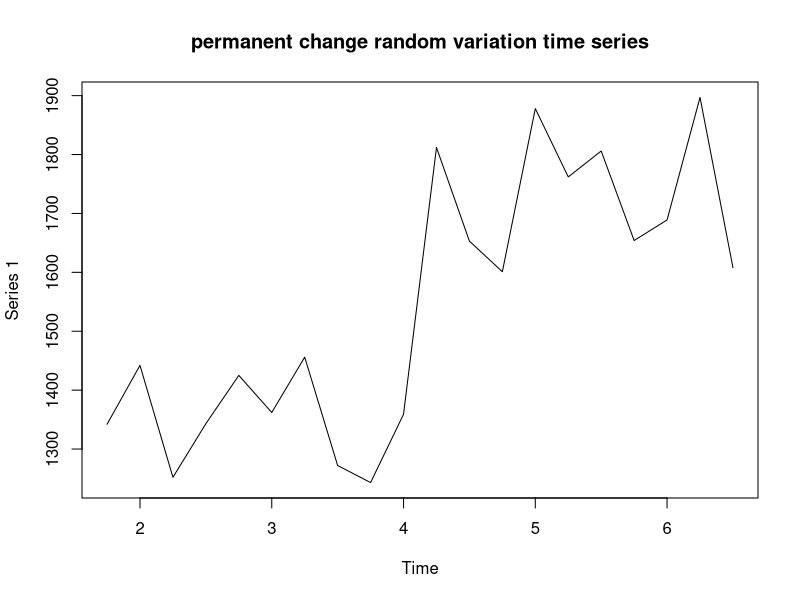

The R source for this figure:

#-----------------------------------------------
#  file_name : ts-01.r                                  
#  theme :  
#  start : 2020, 04
#  last_uodate :
#  kw    : permanent change random                                      
#  from  :                                       
#  ref   :                                       
#------------------------------------------------


aA1=matrix( c(1342,1442,1252,1343,
	     1425,1362,1456,1272,
	     1243,1359,1812,1653,
	     1601,1878,1762,1806,
	     1654,1689,1897,1608) );

aA1.ts=ts(data=aA1, start(2006,1),frequency=4)
print(aA1.ts);
plot(aA1.ts,mai="permanent change random variation time series");
